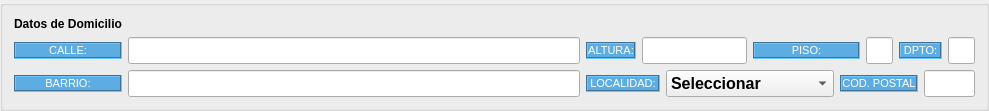
          <widget class="QGroupBox" name="groupBox_12">
           <property name="sizePolicy">
            <sizepolicy hsizetype="Preferred" vsizetype="Fixed">
             <horstretch>0</horstretch>
             <verstretch>0</verstretch>
            </sizepolicy>
           </property>
           <property name="font">
            <font>
             <family>Arial</family>
             <weight>75</weight>
             <bold>true</bold>
            </font>
           </property>
           <property name="styleSheet">
            <string notr="true">#groupBox_12{
background-color: #F0F5EF
}</string>
           </property>
           <property name="title">
            <string/>
           </property>
           <layout class="QGridLayout" name="gridLayout_18" columnstretch="10,50,2,2,2,2,2,2,2,2,2">
            <item row="2" column="6" colspan="3">
             <widget class="QLabel" name="label_27">
              <property name="sizePolicy">
               <sizepolicy hsizetype="Preferred" vsizetype="Fixed">
                <horstretch>0</horstretch>
                <verstretch>0</verstretch>
               </sizepolicy>
              </property>
              <property name="font">
               <font>
                <family>Arial</family>
                <pointsize>8</pointsize>
                <weight>50</weight>
                <bold>false</bold>
               </font>
              </property>
              <property name="styleSheet">
               <string notr="true">#label_27{
background-color:#5DADE2  ;
color: #FFFFFF ; 
}</string>
              </property>
              <property name="frameShape">
               <enum>QFrame::Box</enum>
              </property>
              <property name="frameShadow">
               <enum>QFrame::Sunken</enum>
              </property>
              <property name="text">
               <string>COD. POSTAL</string>
              </property>
              <property name="alignment">
               <set>Qt::AlignCenter</set>
              </property>
             </widget>
            </item>
            <item row="1" column="8" colspan="2">
             <widget class="QLabel" name="label_28">
              <property name="sizePolicy">
               <sizepolicy hsizetype="Preferred" vsizetype="Fixed">
                <horstretch>0</horstretch>
                <verstretch>0</verstretch>
               </sizepolicy>
              </property>
              <property name="font">
               <font>
                <family>Arial</family>
                <pointsize>8</pointsize>
                <weight>50</weight>
                <bold>false</bold>
               </font>
              </property>
              <property name="styleSheet">
               <string notr="true">#label_28{
background-color:#5DADE2  ;
color: #FFFFFF ; 
}</string>
              </property>
              <property name="frameShape">
               <enum>QFrame::Box</enum>
              </property>
              <property name="frameShadow">
               <enum>QFrame::Sunken</enum>
              </property>
              <property name="text">
               <string>DPTO:</string>
              </property>
              <property name="alignment">
               <set>Qt::AlignCenter</set>
              </property>
             </widget>
            </item>
            <item row="1" column="10">
             <widget class="QLineEdit" name="af_depto">
              <property name="sizePolicy">
               <sizepolicy hsizetype="Expanding" vsizetype="Fixed">
                <horstretch>0</horstretch>
                <verstretch>0</verstretch>
               </sizepolicy>
              </property>
              <property name="font">
               <font>
                <family>System</family>
                <pointsize>12</pointsize>
                <weight>75</weight>
                <bold>true</bold>
               </font>
              </property>
             </widget>
            </item>
            <item row="2" column="0">
             <widget class="QLabel" name="label_19">
              <property name="sizePolicy">
               <sizepolicy hsizetype="Preferred" vsizetype="Fixed">
                <horstretch>0</horstretch>
                <verstretch>0</verstretch>
               </sizepolicy>
              </property>
              <property name="font">
               <font>
                <family>Arial</family>
                <pointsize>8</pointsize>
                <weight>50</weight>
                <bold>false</bold>
               </font>
              </property>
              <property name="styleSheet">
               <string notr="true">#label_19{
background-color:#5DADE2  ;
color: #FFFFFF ; 
}</string>
              </property>
              <property name="frameShape">
               <enum>QFrame::Box</enum>
              </property>
              <property name="frameShadow">
               <enum>QFrame::Sunken</enum>
              </property>
              <property name="text">
               <string>BARRIO:</string>
              </property>
              <property name="alignment">
               <set>Qt::AlignCenter</set>
              </property>
             </widget>
            </item>
            <item row="2" column="1">
             <widget class="QLineEdit" name="af_barrio">
              <property name="sizePolicy">
               <sizepolicy hsizetype="Expanding" vsizetype="Fixed">
                <horstretch>0</horstretch>
                <verstretch>0</verstretch>
               </sizepolicy>
              </property>
              <property name="font">
               <font>
                <family>System</family>
                <pointsize>12</pointsize>
                <weight>75</weight>
                <bold>true</bold>
               </font>
              </property>
              <property name="maxLength">
               <number>99</number>
              </property>
             </widget>
            </item>
            <item row="2" column="2" colspan="2">
             <widget class="QLabel" name="label_12">
              <property name="sizePolicy">
               <sizepolicy hsizetype="Preferred" vsizetype="Fixed">
                <horstretch>0</horstretch>
                <verstretch>0</verstretch>
               </sizepolicy>
              </property>
              <property name="font">
               <font>
                <family>Arial</family>
                <pointsize>8</pointsize>
                <weight>50</weight>
                <bold>false</bold>
               </font>
              </property>
              <property name="styleSheet">
               <string notr="true">#label_12{
background-color:#5DADE2  ;
color: #FFFFFF ; 
}</string>
              </property>
              <property name="frameShape">
               <enum>QFrame::Box</enum>
              </property>
              <property name="frameShadow">
               <enum>QFrame::Sunken</enum>
              </property>
              <property name="text">
               <string>LOCALIDAD:</string>
              </property>
              <property name="alignment">
               <set>Qt::AlignCenter</set>
              </property>
             </widget>
            </item>
            <item row="2" column="9" colspan="2">
             <widget class="QLineEdit" name="af_codigo_postal">
              <property name="sizePolicy">
               <sizepolicy hsizetype="Expanding" vsizetype="Fixed">
                <horstretch>0</horstretch>
                <verstretch>0</verstretch>
               </sizepolicy>
              </property>
              <property name="font">
               <font>
                <family>System</family>
                <pointsize>12</pointsize>
                <weight>75</weight>
                <bold>true</bold>
               </font>
              </property>
              <property name="text">
               <string/>
              </property>
              <property name="maxLength">
               <number>5</number>
              </property>
             </widget>
            </item>
            <item row="2" column="4" colspan="2">
             <widget class="QComboBox" name="af_localidad">
              <property name="sizePolicy">
               <sizepolicy hsizetype="Preferred" vsizetype="Fixed">
                <horstretch>0</horstretch>
                <verstretch>0</verstretch>
               </sizepolicy>
              </property>
              <property name="font">
               <font>
                <family>System</family>
                <pointsize>12</pointsize>
                <weight>75</weight>
                <bold>true</bold>
               </font>
              </property>
              <item>
               <property name="text">
                <string>Seleccionar</string>
               </property>
              </item>
              <item>
               <property name="text">
                <string>Merlo</string>
               </property>
              </item>
              <item>
               <property name="text">
                <string>Libertad</string>
               </property>
              </item>
              <item>
               <property name="text">
                <string>Parque San Martin</string>
               </property>
              </item>
              <item>
               <property name="text">
                <string>Gonzalez Catan</string>
               </property>
              </item>
              <item>
               <property name="text">
                <string>Moreno</string>
               </property>
              </item>
              <item>
               <property name="text">
                <string>Marcos Paz</string>
               </property>
              </item>
              <item>
               <property name="text">
                <string>Pontevedra</string>
               </property>
              </item>
              <item>
               <property name="text">
                <string>Padua</string>
               </property>
              </item>
              <item>
               <property name="text">
                <string>Mariano Acosta</string>
               </property>
              </item>
             </widget>
            </item>
            <item row="1" column="0">
             <widget class="QLabel" name="label_3">
              <property name="sizePolicy">
               <sizepolicy hsizetype="Preferred" vsizetype="Fixed">
                <horstretch>0</horstretch>
                <verstretch>0</verstretch>
               </sizepolicy>
              </property>
              <property name="font">
               <font>
                <family>Arial</family>
                <pointsize>8</pointsize>
                <weight>50</weight>
                <bold>false</bold>
               </font>
              </property>
              <property name="styleSheet">
               <string notr="true">#label_3{
background-color:#5DADE2  ;
color: #FFFFFF ; 
}</string>
              </property>
              <property name="frameShape">
               <enum>QFrame::Box</enum>
              </property>
              <property name="frameShadow">
               <enum>QFrame::Sunken</enum>
              </property>
              <property name="text">
               <string>CALLE:</string>
              </property>
              <property name="alignment">
               <set>Qt::AlignCenter</set>
              </property>
             </widget>
            </item>
            <item row="1" column="1">
             <widget class="QLineEdit" name="af_calle">
              <property name="sizePolicy">
               <sizepolicy hsizetype="Expanding" vsizetype="Fixed">
                <horstretch>0</horstretch>
                <verstretch>0</verstretch>
               </sizepolicy>
              </property>
              <property name="font">
               <font>
                <family>System</family>
                <pointsize>12</pointsize>
                <weight>75</weight>
                <bold>true</bold>
               </font>
              </property>
              <property name="maxLength">
               <number>99</number>
              </property>
             </widget>
            </item>
            <item row="1" column="2">
             <widget class="QLabel" name="label_7">
              <property name="sizePolicy">
               <sizepolicy hsizetype="Preferred" vsizetype="Fixed">
                <horstretch>0</horstretch>
                <verstretch>0</verstretch>
               </sizepolicy>
              </property>
              <property name="font">
               <font>
                <family>Arial</family>
                <pointsize>8</pointsize>
                <weight>50</weight>
                <bold>false</bold>
               </font>
              </property>
              <property name="styleSheet">
               <string notr="true">#label_7{
background-color:#5DADE2  ;
color: #FFFFFF ; 
}</string>
              </property>
              <property name="frameShape">
               <enum>QFrame::Box</enum>
              </property>
              <property name="frameShadow">
               <enum>QFrame::Sunken</enum>
              </property>
              <property name="text">
               <string>ALTURA:</string>
              </property>
              <property name="alignment">
               <set>Qt::AlignCenter</set>
              </property>
             </widget>
            </item>
            <item row="1" column="3" colspan="2">
             <widget class="QLineEdit" name="af_altura">
              <property name="sizePolicy">
               <sizepolicy hsizetype="Expanding" vsizetype="Fixed">
                <horstretch>0</horstretch>
                <verstretch>0</verstretch>
               </sizepolicy>
              </property>
              <property name="font">
               <font>
                <family>System</family>
                <pointsize>12</pointsize>
                <weight>75</weight>
                <bold>true</bold>
               </font>
              </property>
              <property name="maxLength">
               <number>8</number>
              </property>
             </widget>
            </item>
            <item row="1" column="5" colspan="2">
             <widget class="QLabel" name="label_26">
              <property name="sizePolicy">
               <sizepolicy hsizetype="Preferred" vsizetype="Fixed">
                <horstretch>0</horstretch>
                <verstretch>0</verstretch>
               </sizepolicy>
              </property>
              <property name="font">
               <font>
                <family>Arial</family>
                <pointsize>8</pointsize>
                <weight>50</weight>
                <bold>false</bold>
               </font>
              </property>
              <property name="styleSheet">
               <string notr="true">#label_26{
background-color:#5DADE2  ;
color: #FFFFFF ; 
}</string>
              </property>
              <property name="frameShape">
               <enum>QFrame::Box</enum>
              </property>
              <property name="frameShadow">
               <enum>QFrame::Sunken</enum>
              </property>
              <property name="text">
               <string>PISO:</string>
              </property>
              <property name="alignment">
               <set>Qt::AlignCenter</set>
              </property>
             </widget>
            </item>
            <item row="1" column="7">
             <widget class="QLineEdit" name="af_piso">
              <property name="sizePolicy">
               <sizepolicy hsizetype="Expanding" vsizetype="Fixed">
                <horstretch>0</horstretch>
                <verstretch>0</verstretch>
               </sizepolicy>
              </property>
              <property name="font">
               <font>
                <family>System</family>
                <pointsize>12</pointsize>
                <weight>75</weight>
                <bold>true</bold>
               </font>
              </property>
              <property name="maxLength">
               <number>3</number>
              </property>
             </widget>
            </item>
            <item row="0" column="0">
             <widget class="QLabel" name="label_74">
              <property name="sizePolicy">
               <sizepolicy hsizetype="Preferred" vsizetype="Fixed">
                <horstretch>0</horstretch>
                <verstretch>0</verstretch>
               </sizepolicy>
              </property>
              <property name="font">
               <font>
                <family>Arial</family>
                <weight>75</weight>
                <bold>true</bold>
               </font>
              </property>
              <property name="text">
               <string>Datos de Domicilio</string>
              </property>
             </widget>
            </item>
           </layout>
          </widget>
